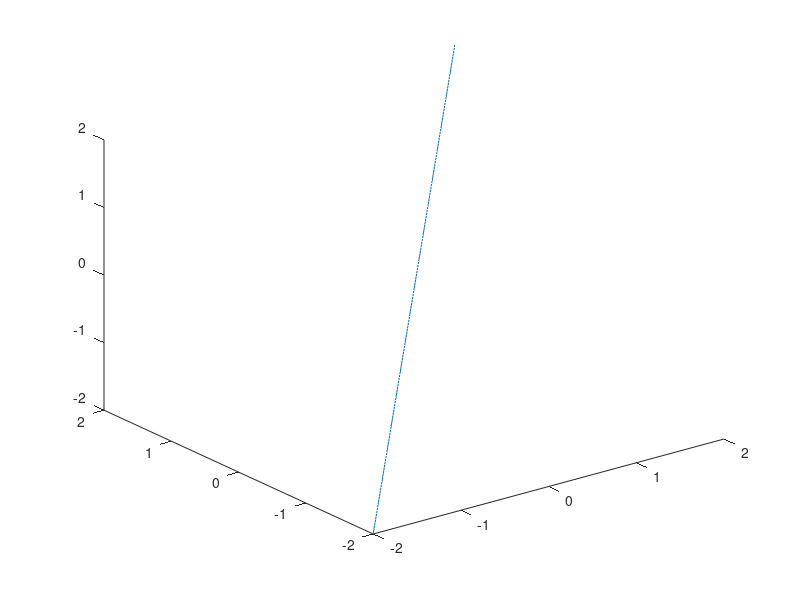

Source code (MATLAB): (Note: this script raises an error after producing the figure.)
% trajectory generation 
load('Data.mat');
Data=Data(:,3:end);


global nb dt
nb=170;
xd=Data(1,1:nb);
yd=Data(2,1:nb);


xd=linspace(-2,2,nb);
yd=linspace(-2,2,nb);
zd=linspace(-2,2,nb);



rd=[xd ; yd; zd];
plot3(xd,yd,zd)

% velocity  
xd_dot=diff(xd)/dt;
yd_dot=diff(yd)/dt;
zd_dot=diff(zd)/dt;
rd_dot=[xd_dot ; yd_dot ;zd_dot];

% acceleration
xd_ddot=diff(xd_dot)/dt;
yd_ddot=diff(yd_dot)/dt;
zd_ddot=diff(zd_dot)/dt;

rd_ddot=[xd_ddot ; yd_ddot ;zd_ddot];

% yaw angle
yawd=atan3(yd_dot,xd_dot);
figure
title('xd')
subplot(3,1,1)
plot(xd)
subplot(3,1,2)
plot(smoothdata(xd_dot))
subplot(3,1,3)
plot(smoothdata(xd_ddot))

figure
title('yd')
subplot(3,1,1)
plot(yd)
subplot(3,1,2)
plot(smoothdata(yd_dot))
subplot(3,1,3)
plot(smoothdata(yd_ddot))

figure
title('zd')
subplot(3,1,1)
plot(zd)
subplot(3,1,2)
plot(zd_dot)
subplot(3,1,3)
plot(zd_ddot)







